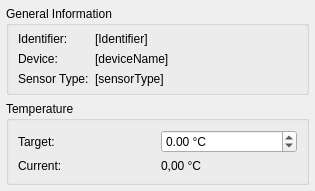
<?xml version="1.0" encoding="UTF-8"?>
<ui version="4.0">
 <class>DockWidgetThorlabsTCubeTEC</class>
 <widget class="QWidget" name="DockWidgetThorlabsTEC">
  <property name="geometry">
   <rect>
    <x>0</x>
    <y>0</y>
    <width>315</width>
    <height>174</height>
   </rect>
  </property>
  <property name="minimumSize">
   <size>
    <width>0</width>
    <height>0</height>
   </size>
  </property>
  <property name="windowTitle">
   <string>Form</string>
  </property>
  <layout class="QVBoxLayout" name="verticalLayout">
   <property name="leftMargin">
    <number>6</number>
   </property>
   <property name="topMargin">
    <number>6</number>
   </property>
   <property name="rightMargin">
    <number>6</number>
   </property>
   <property name="bottomMargin">
    <number>6</number>
   </property>
   <item>
    <widget class="QGroupBox" name="groupInfo">
     <property name="sizePolicy">
      <sizepolicy hsizetype="Preferred" vsizetype="Minimum">
       <horstretch>0</horstretch>
       <verstretch>0</verstretch>
      </sizepolicy>
     </property>
     <property name="minimumSize">
      <size>
       <width>0</width>
       <height>0</height>
      </size>
     </property>
     <property name="maximumSize">
      <size>
       <width>16777215</width>
       <height>16777215</height>
      </size>
     </property>
     <property name="title">
      <string>General Information</string>
     </property>
     <layout class="QGridLayout" name="gridLayout">
      <property name="topMargin">
       <number>6</number>
      </property>
      <property name="bottomMargin">
       <number>6</number>
      </property>
      <item row="0" column="0">
       <widget class="QLabel" name="lbl1">
        <property name="sizePolicy">
         <sizepolicy hsizetype="Maximum" vsizetype="Preferred">
          <horstretch>0</horstretch>
          <verstretch>0</verstretch>
         </sizepolicy>
        </property>
        <property name="text">
         <string>Identifier:</string>
        </property>
       </widget>
      </item>
      <item row="0" column="1">
       <widget class="QLabel" name="lblIdentifier">
        <property name="text">
         <string>[Identifier]</string>
        </property>
       </widget>
      </item>
      <item row="1" column="1">
       <widget class="QLabel" name="lblDeviceName">
        <property name="text">
         <string>[deviceName]</string>
        </property>
       </widget>
      </item>
      <item row="1" column="0">
       <widget class="QLabel" name="label">
        <property name="text">
         <string>Device:</string>
        </property>
       </widget>
      </item>
      <item row="2" column="0">
       <widget class="QLabel" name="label_2">
        <property name="text">
         <string>Sensor Type:</string>
        </property>
       </widget>
      </item>
      <item row="2" column="1">
       <widget class="QLabel" name="lblSensorType">
        <property name="text">
         <string>[sensorType]</string>
        </property>
       </widget>
      </item>
     </layout>
    </widget>
   </item>
   <item>
    <widget class="QGroupBox" name="groupBox">
     <property name="title">
      <string>Temperature</string>
     </property>
     <layout class="QGridLayout" name="gridLayout_2">
      <item row="0" column="1">
       <widget class="QDoubleSpinBox" name="spinTarget">
        <property name="keyboardTracking">
         <bool>false</bool>
        </property>
        <property name="suffix">
         <string> °C</string>
        </property>
        <property name="minimum">
         <double>-45.000000000000000</double>
        </property>
        <property name="maximum">
         <double>200.000000000000000</double>
        </property>
       </widget>
      </item>
      <item row="0" column="0">
       <widget class="QLabel" name="label_3">
        <property name="text">
         <string>Target:</string>
        </property>
       </widget>
      </item>
      <item row="1" column="0">
       <widget class="QLabel" name="label_4">
        <property name="text">
         <string>Current:</string>
        </property>
       </widget>
      </item>
      <item row="1" column="1">
       <widget class="QLabel" name="lblCurrent">
        <property name="text">
         <string>0,00 °C</string>
        </property>
       </widget>
      </item>
     </layout>
    </widget>
   </item>
   <item>
    <spacer name="verticalSpacer">
     <property name="orientation">
      <enum>Qt::Vertical</enum>
     </property>
     <property name="sizeHint" stdset="0">
      <size>
       <width>20</width>
       <height>40</height>
      </size>
     </property>
    </spacer>
   </item>
  </layout>
 </widget>
 <resources/>
 <connections/>
</ui>
